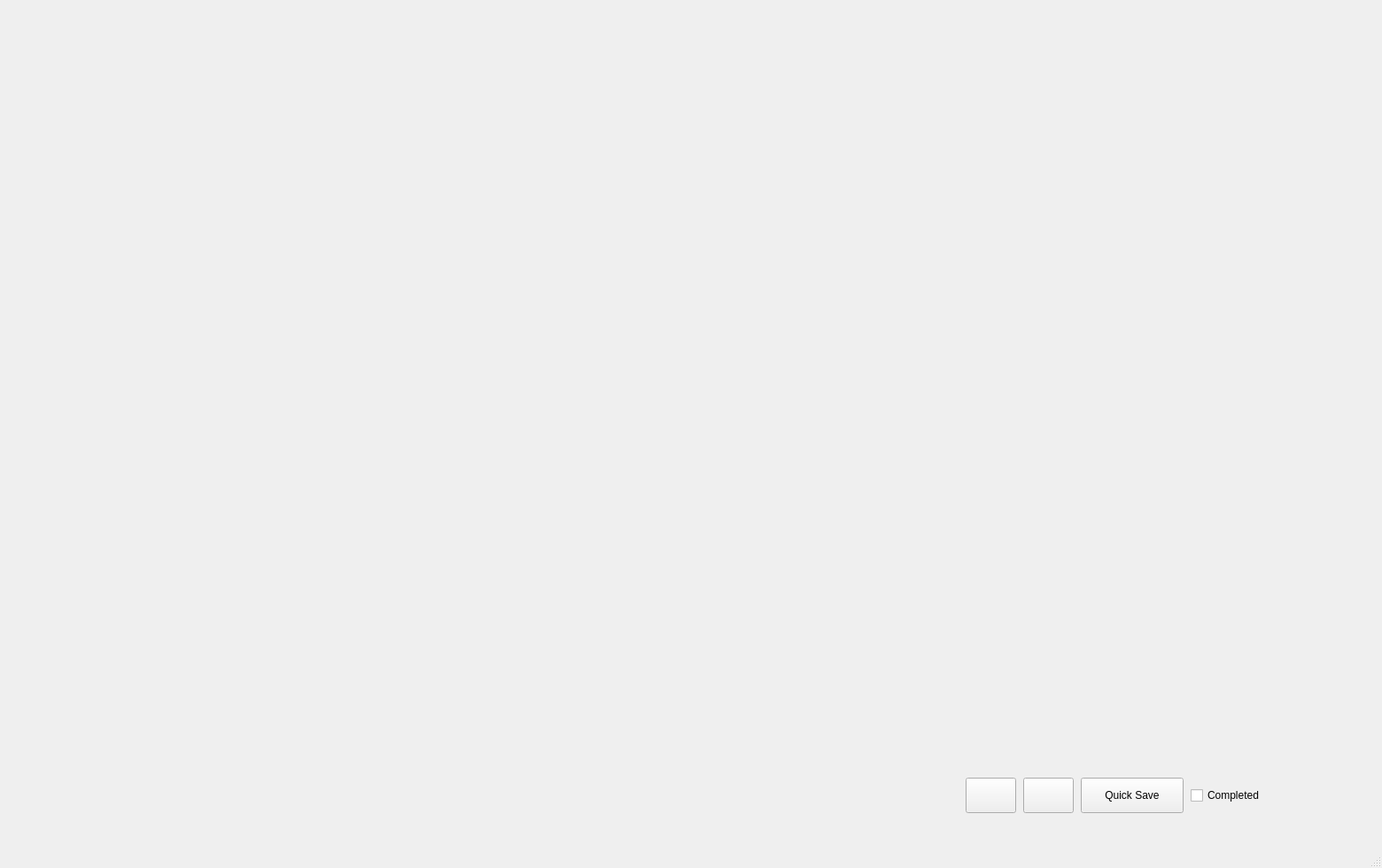
<?xml version="1.0" encoding="UTF-8"?>
<ui version="4.0">
 <class>MainWindow</class>
 <widget class="QMainWindow" name="MainWindow">
  <property name="geometry">
   <rect>
    <x>0</x>
    <y>0</y>
    <width>1560</width>
    <height>980</height>
   </rect>
  </property>
  <property name="windowTitle">
   <string>MeshSemantics</string>
  </property>
  <widget class="QWidget" name="central_widget">
   <layout class="QVBoxLayout" name="central_layout">
    <property name="spacing">
     <number>0</number>
    </property>
    <property name="leftMargin">
     <number>0</number>
    </property>
    <property name="topMargin">
     <number>0</number>
    </property>
    <property name="rightMargin">
     <number>0</number>
    </property>
    <property name="bottomMargin">
     <number>0</number>
    </property>
    <item>
     <widget class="QWidget" name="viewer_host">
      <layout class="QVBoxLayout" name="viewer_layout">
       <property name="spacing">
        <number>0</number>
       </property>
       <property name="leftMargin">
        <number>0</number>
       </property>
       <property name="topMargin">
        <number>0</number>
       </property>
       <property name="rightMargin">
        <number>0</number>
       </property>
       <property name="bottomMargin">
        <number>0</number>
       </property>
       <item>
        <widget class="QWidget" name="central_placeholder" native="true"/>
       </item>
      </layout>
      <widget class="QWidget" name="floating_action_bar">
       <property name="geometry">
        <rect>
         <x>1090</x>
         <y>870</y>
         <width>410</width>
         <height>56</height>
        </rect>
       </property>
       <layout class="QHBoxLayout" name="floating_action_bar_layout">
        <property name="spacing">
         <number>8</number>
        </property>
        <property name="leftMargin">
         <number>0</number>
        </property>
        <property name="topMargin">
         <number>0</number>
        </property>
        <property name="rightMargin">
         <number>0</number>
        </property>
        <property name="bottomMargin">
         <number>0</number>
        </property>
        <item>
         <widget class="QPushButton" name="floating_previous_model_button">
          <property name="minimumSize">
           <size>
            <width>56</width>
            <height>40</height>
           </size>
          </property>
          <property name="maximumSize">
           <size>
            <width>64</width>
            <height>16777215</height>
           </size>
          </property>
          <property name="text">
           <string/>
          </property>
         </widget>
        </item>
        <item>
         <widget class="QPushButton" name="floating_next_model_button">
          <property name="minimumSize">
           <size>
            <width>56</width>
            <height>40</height>
           </size>
          </property>
          <property name="maximumSize">
           <size>
            <width>64</width>
            <height>16777215</height>
           </size>
          </property>
          <property name="text">
           <string/>
          </property>
         </widget>
        </item>
        <item>
         <widget class="QPushButton" name="floating_quick_save_button">
          <property name="minimumSize">
           <size>
            <width>116</width>
            <height>40</height>
           </size>
          </property>
          <property name="text">
           <string>Quick Save</string>
          </property>
         </widget>
        </item>
        <item>
         <widget class="QCheckBox" name="floating_complete_checkbox">
          <property name="minimumSize">
           <size>
            <width>156</width>
            <height>40</height>
           </size>
          </property>
          <property name="text">
           <string>Completed</string>
          </property>
         </widget>
        </item>
       </layout>
      </widget>
     </widget>
    </item>
   </layout>
  </widget>
  <widget class="QStatusBar" name="statusbar"/>
 </widget>
 <resources/>
 <connections/>
</ui>
